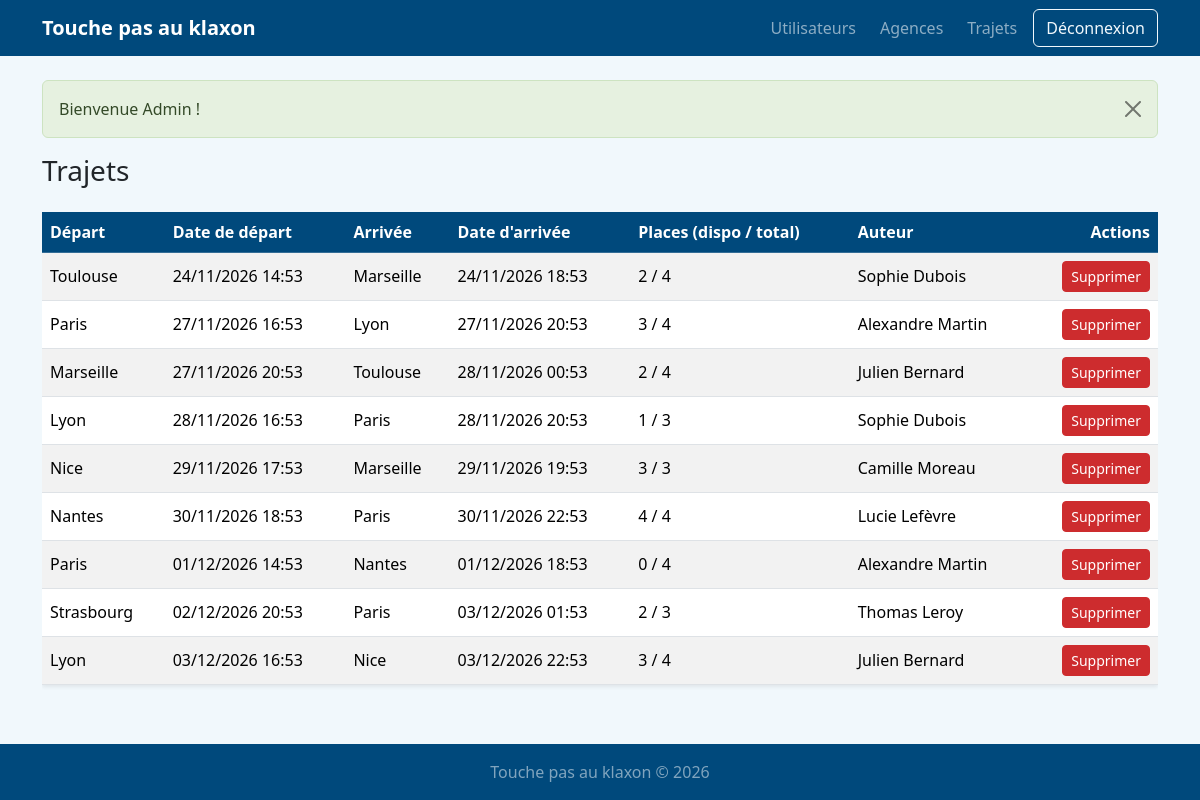
Page /admin/trajets (signed in) on the committed database.
### tables this page shows
CREATE TABLE trajet (
  id                INT UNSIGNED NOT NULL AUTO_INCREMENT,
  agence_depart_id  INT UNSIGNED NOT NULL,
  agence_arrivee_id INT UNSIGNED NOT NULL,
  date_depart       DATETIME NOT NULL,
  date_arrivee      DATETIME NOT NULL,
  places_total      SMALLINT UNSIGNED NOT NULL,
  places_dispo      SMALLINT UNSIGNED NOT NULL,
  auteur_id         INT UNSIGNED NOT NULL,
  PRIMARY KEY (id),
  KEY idx_trajet_depart (date_depart),
  CONSTRAINT fk_trajet_agence_depart  FOREIGN KEY (agence_depart_id)  REFERENCES agence (id) ON DELETE RESTRICT,
  CONSTRAINT fk_trajet_agence_arrivee FOREIGN KEY (agence_arrivee_id) REFERENCES agence (id) ON DELETE RESTRICT,
  CONSTRAINT fk_trajet_auteur         FOREIGN KEY (auteur_id)         REFERENCES utilisateur (id) ON DELETE CASCADE,
  CONSTRAINT ck_trajet_agences CHECK (agence_depart_id <> agence_arrivee_id),
  CONSTRAINT ck_trajet_dates   CHECK (date_arrivee > date_depart),
  CONSTRAINT ck_trajet_places  CHECK (places_dispo <= places_total)
);

CREATE TABLE agence (
  id  INT UNSIGNED NOT NULL AUTO_INCREMENT,
  nom VARCHAR(100) NOT NULL,
  PRIMARY KEY (id),
  UNIQUE KEY uq_agence_nom (nom)
);

CREATE TABLE utilisateur (
  id           INT UNSIGNED NOT NULL AUTO_INCREMENT,
  nom          VARCHAR(100) NOT NULL,
  prenom       VARCHAR(100) NOT NULL,
  telephone    VARCHAR(20)  NOT NULL,
  email        VARCHAR(190) NOT NULL,
  mot_de_passe VARCHAR(255) NOT NULL,
  role         ENUM('employe','admin') NOT NULL DEFAULT 'employe',
  PRIMARY KEY (id),
  UNIQUE KEY uq_utilisateur_email (email)
);

### src/Core/View.php (called while the page is built, shortened)
<?php
final class View
{
    public static function render(string $template, array $data = []): void
    {
        extract($data, EXTR_SKIP);
        require dirname(__DIR__, 2) . '/templates/' . $template . '.php';
        require dirname(__DIR__, 2) . '/templates/layout.php';
    }
}

### src/Controller/AdminController.php (called while the page is built, shortened)
<?php
final class AdminController extends Controller
{
    public function trajets(): void
    {
        View::render('admin/trajets', ['trajets' => (new TrajetModel())->all()]);
    }
}

### public/index.php (called while the page is built, shortened)
<?php
require_once ROOT . '/src/Core/helpers.php';
$router = new Router();
$router->get('/', [TrajetController::class, 'index']);
$router->get('/connexion', [AuthController::class, 'loginForm']);
$router->post('/connexion', [AuthController::class, 'login']);
$router->post('/deconnexion', [AuthController::class, 'logout']);
$router->get('/trajets/creer', [TrajetController::class, 'creerForm']);
$router->post('/trajets/creer', [TrajetController::class, 'creer']);
$router->get('/trajets/{id}/modifier', [TrajetController::class, 'modifierForm']);
$router->post('/trajets/{id}/modifier', [TrajetController::class, 'modifier']);
$router->post('/trajets/{id}/supprimer', [TrajetController::class, 'supprimer']);
$router->get('/admin', [AdminController::class, 'tableau']);
$router->get('/admin/utilisateurs', [AdminController::class, 'utilisateurs']);
$router->get('/admin/agences', [AdminController::class, 'agences']);
$router->post('/admin/agences', [AdminController::class, 'agenceCreer']);
$router->post('/admin/agences/{id}/modifier', [AdminController::class, 'agenceModifier']);
$router->post('/admin/agences/{id}/supprimer', [AdminController::class, 'agenceSupprimer']);
$router->get('/admin/trajets', [AdminController::class, 'trajets']);
$router->post('/admin/trajets/{id}/supprimer', [AdminController::class, 'trajetSupprimer']);
$router->dispatch($_SERVER['REQUEST_METHOD'], $_SERVER['REQUEST_URI']);

### src/Model/TrajetModel.php (called while the page is built, shortened)
<?php
final class TrajetModel
{
    public function all(): array
    {
        return Database::getConnection()->query(self::SELECT . ' ORDER BY t.date_depart ASC')->fetchAll();
    }
}

### src/Core/helpers.php (called while the page is built, shortened)
<?php
if (!function_exists('e')) {
    function e(mixed $value): string
    {
        return htmlspecialchars((string) $value, ENT_QUOTES | ENT_SUBSTITUTE, 'UTF-8');
    }
}
if (!function_exists('format_date')) {
    function format_date(string $date): string
    {
        return (new DateTimeImmutable($date))->format('d/m/Y H:i');
    }
}

### templates/admin/trajets.php (the view)
<h1 class="h3 mb-4">Trajets</h1>
<div class="table-responsive">
<table class="table table-striped align-middle bg-white shadow-sm">
  <thead class="table-dark"><tr><th>Départ</th><th>Date de départ</th><th>Arrivée</th><th>Date d'arrivée</th><th>Places (dispo / total)</th><th>Auteur</th><th class="text-end">Actions</th></tr></thead>
  <tbody>
  <?php foreach ($trajets as $t): ?>
    <tr>
      <td><?= e($t['agence_depart']) ?></td><td><?= e(format_date($t['date_depart'])) ?></td>
      <td><?= e($t['agence_arrivee']) ?></td><td><?= e(format_date($t['date_arrivee'])) ?></td>
      <td><?= (int) $t['places_dispo'] ?> / <?= (int) $t['places_total'] ?></td>
      <td><?= e($t['auteur_prenom'] . ' ' . $t['auteur_nom']) ?></td>
      <td class="text-end">
        <form method="post" action="/admin/trajets/<?= (int) $t['id'] ?>/supprimer" class="d-inline"
              onsubmit="return confirm('Supprimer ce trajet ?')"><?= csrf_field() ?>
          <button class="btn btn-sm btn-danger">Supprimer</button>
        </form>
      </td>
    </tr>
  <?php endforeach; ?>
  </tbody>
</table>
</div>

### src/Core/Router.php (shortened to what this page needs)
<?php
final class Router
{
    private array $routes = [];
    public function get(string $path, array $handler): void
    {
        $this->routes['GET'][$path] = $handler;
    }
    public function post(string $path, array $handler): void
    {
        $this->routes['POST'][$path] = $handler;
    }
    public function dispatch(string $method, string $uri): void
    {
        $path = rtrim((string) parse_url($uri, PHP_URL_PATH), '/');
        $path = $path === '' ? '/' : $path;
        foreach ($this->routes[$method] ?? [] as $pattern => [$class, $action]) {
            $regex = '#^' . preg_replace('#\{(\w+)\}#', '(?P<$1>[^/]+)', $pattern) . '$#';
            if (preg_match($regex, $path, $matches) === 1) {
                $params = array_values(array_filter($matches, 'is_string', ARRAY_FILTER_USE_KEY));
                (new $class())->$action(...$params);
                return;
            }
        }
    }
}

### rows in the picture
trajet: agence_depart.nom "Toulouse", date_depart "24/11/2026 14:53", agence_arrivee.nom "Marseille", date_arrivee "24/11/2026 18:53", places_dispo "2", places_total "4", auteur.nom "Sophie Dubois"
trajet: agence_depart.nom "Paris", date_depart "27/11/2026 16:53", agence_arrivee.nom "Lyon", date_arrivee "27/11/2026 20:53", places_dispo "3", places_total "4", auteur.nom "Alexandre Martin"
trajet: agence_depart.nom "Marseille", date_depart "27/11/2026 20:53", agence_arrivee.nom "Toulouse", date_arrivee "28/11/2026 00:53", places_dispo "2", places_total "4", auteur.nom "Julien Bernard"
trajet: agence_depart.nom "Lyon", date_depart "28/11/2026 16:53", agence_arrivee.nom "Paris", date_arrivee "28/11/2026 20:53", places_dispo "1", places_total "3", auteur.nom "Sophie Dubois"
trajet: agence_depart.nom "Nice", date_depart "29/11/2026 17:53", agence_arrivee.nom "Marseille", date_arrivee "29/11/2026 19:53", places_dispo "3", places_total "3", auteur.nom "Camille Moreau"
trajet: agence_depart.nom "Nantes", date_depart "30/11/2026 18:53", agence_arrivee.nom "Paris", date_arrivee "30/11/2026 22:53", places_dispo "4", places_total "4", auteur.nom "Lucie Lefèvre"
trajet: agence_depart.nom "Paris", date_depart "01/12/2026 14:53", agence_arrivee.nom "Nantes", date_arrivee "01/12/2026 18:53", places_dispo "0", places_total "4", auteur.nom "Alexandre Martin"
trajet: agence_depart.nom "Strasbourg", date_depart "02/12/2026 20:53", agence_arrivee.nom "Paris", date_arrivee "03/12/2026 01:53", places_dispo "2", places_total "3", auteur.nom "Thomas Leroy"
trajet: agence_depart.nom "Lyon", date_depart "03/12/2026 16:53", agence_arrivee.nom "Nice", date_arrivee "03/12/2026 22:53", places_dispo "3", places_total "4", auteur.nom "Julien Bernard"

### other values in the picture
$f['message'] "Bienvenue Admin !"
